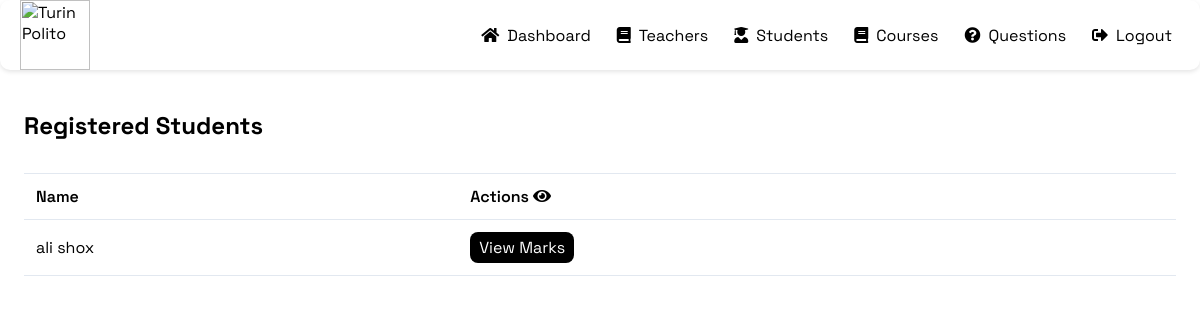
The app's page /admin-view-student-marks (signed in), older data.
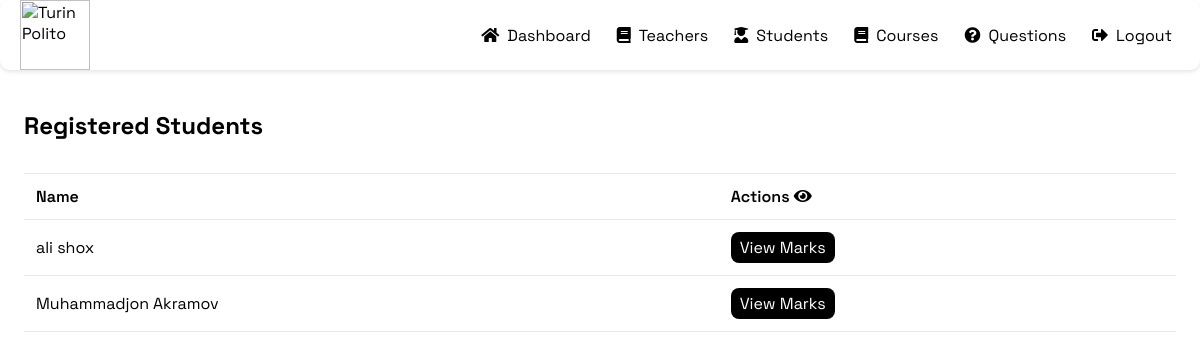
The same page, newer data.
### students/models.py (models this page shows, shortened)
class Student(models.Model):
    user = models.OneToOneField(User, on_delete=models.CASCADE)
    student_id = models.CharField(max_length=15, unique=True)
    profile_pic = models.ImageField(upload_to='profile_pics/Students', null=True, blank=True)
    mobile = models.CharField(max_length=20, null=False)
    @property
    def get_name(self):
        return self.user.first_name + ' ' + self.user.last_name

### exams/views.py (the view)
# urls.py: path('admin-view-student-marks', views.admin_view_student_marks_view, name='admin-view-student-marks'),
@login_required(login_url='adminlogin')
def admin_view_student_marks_view(request):
    students = SMODEL.Student.objects.all()
    return render(request, 'exams/admin_view_student_marks.html', {'students': students})

### templates/exams/admin_view_student_marks.html (shortened to what this page needs)
{% extends 'exams/adminbase.html' %}
{% load widget_tweaks %}
{% load static %}
{% block content %}
<link rel="stylesheet" type="text/css" href="{% static 'css/admin_view_student.css' %}">
<div class="content-wrapper">
    <div class="content-header">
        <h1 class="title">Registered Students</h1>
    </div>
    <div class="table-container">
        <table>
            <thead>
                <tr>
                    <th>Name</th>
                    <th>Actions  <i class="fa fa-eye"></i></th>
                </tr>
            </thead>
            <tbody>
                {% for t in students %}
                <tr>
                    <td>{{t.get_name}}</td>
                    <td class="actions">
                        <a class="btn-delete" href="{% url 'admin-view-marks' t.id  %}">View Marks
                        </a>
                    </td>
                </tr>
                {% empty %}
                <tr>
                    <td colspan="5">There are no marks yet.</td>
                </tr>
                {% endfor %}
        </table>
    </div>
</div>
{% endblock %}

Row changes from the older to the newer data that the page shows:
added Student: get_name "Muhammadjon Akramov"
